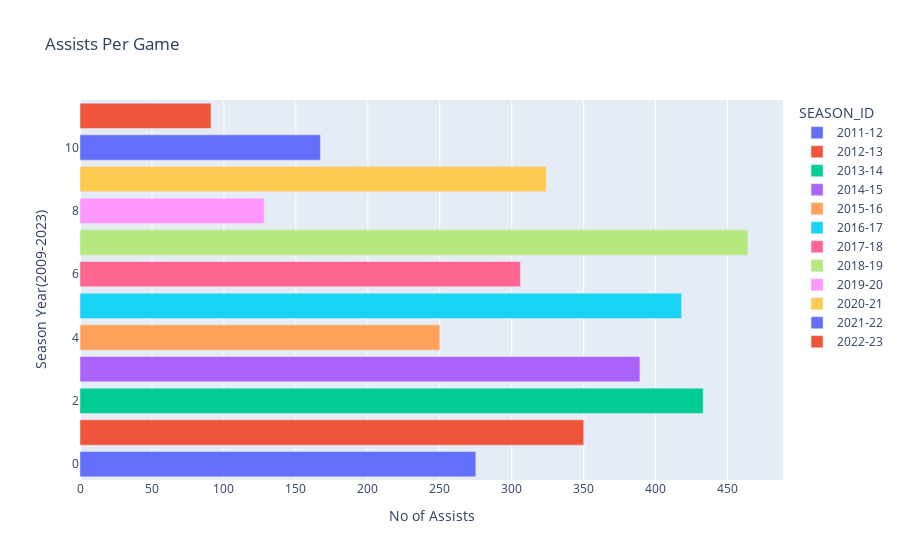

The cell this chart's notebook holds for it:
### Code cell
# Assists Per Game 
fig = px.bar(career_df,x='AST',color='SEASON_ID',title='Assists Per Game',
            labels={
                "AST": "No of Assists",
                "index":"Season Year(2009-2023)"
            })
fig.show()

### Figure 1 — Plotly figure (JSON) as saved in the notebook; plotly's stock layout.template omitted (floating-point values rounded to 4 significant figures)
{"data": [{"alignmentgroup": "True", "hovertemplate": "SEASON_ID=2011-12<br>No of Assists=%{x}<br>Season Year(2009-2023)=%{y}<extra></extra>", "legendgroup": "2011-12", "marker": {"color": "#636efa", "pattern": {"shape": ""}}, "name": "2011-12", "offsetgroup": "2011-12", "orientation": "h", "showlegend": true, "textposition": "auto", "type": "bar", "x": [275], "xaxis": "x", "y": [0], "yaxis": "y"}, {"alignmentgroup": "True", "hovertemplate": "SEASON_ID=2012-13<br>No of Assists=%{x}<br>Season Year(2009-2023)=%{y}<extra></extra>", "legendgroup": "2012-13", "marker": {"color": "#EF553B", "pattern": {"shape": ""}}, "name": "2012-13", "offsetgroup": "2012-13", "orientation": "h", "showlegend": true, "textposition": "auto", "type": "bar", "x": [350], "xaxis": "x", "y": [1], "yaxis": "y"}, {"alignmentgroup": "True", "hovertemplate": "SEASON_ID=2013-14<br>No of Assists=%{x}<br>Season Year(2009-2023)=%{y}<extra></extra>", "legendgroup": "2013-14", "marker": {"color": "#00cc96", "pattern": {"shape": ""}}, "name": "2013-14", "offsetgroup": "2013-14", "orientation": "h", "showlegend": true, "textposition": "auto", "type": "bar", "x": [433], "xaxis": "x", "y": [2], "yaxis": "y"}, {"alignmentgroup": "True", "hovertemplate": "SEASON_ID=2014-15<br>No of Assists=%{x}<br>Season Year(2009-2023)=%{y}<extra></extra>", "legendgroup": "2014-15", "marker": {"color": "#ab63fa", "pattern": {"shape": ""}}, "name": "2014-15", "offsetgroup": "2014-15", "orientation": "h", "showlegend": true, "textposition": "auto", "type": "bar", "x": [389], "xaxis": "x", "y": [3], "yaxis": "y"}, {"alignmentgroup": "True", "hovertemplate": "SEASON_ID=2015-16<br>No of Assists=%{x}<br>Season Year(2009-2023)=%{y}<extra></extra>", "legendgroup": "2015-16", "marker": {"color": "#FFA15A", "pattern": {"shape": ""}}, "name": "2015-16", "offsetgroup": "2015-16", "orientation": "h", "showlegend": true, "textposition": "auto", "type": "bar", "x": [250], "xaxis": "x", "y": [4], "yaxis": "y"}, {"alignmentgroup": "True", "hovertemplate": "SEASON_ID=2016-17<br>No of Assists=%{x}<br>Season Year(2009-2023)=%{y}<extra></extra>", "legendgroup": "2016-17", "marker": {"color": "#19d3f3", "pattern": {"shape": ""}}, "name": "2016-17", "offsetgroup": "2016-17", "orientation": "h", "showlegend": true, "textposition": "auto", "type": "bar", "x": [418], "xaxis": "x", "y": [5], "yaxis": "y"}, {"alignmentgroup": "True", "hovertemplate": "SEASON_ID=2017-18<br>No of Assists=%{x}<br>Season Year(2009-2023)=%{y}<extra></extra>", "legendgroup": "2017-18", "marker": {"color": "#FF6692", "pattern": {"shape": ""}}, "name": "2017-18", "offsetgroup": "2017-18", "orientation": "h", "showlegend": true, "textposition": "auto", "type": "bar", "x": [306], "xaxis": "x", "y": [6], "yaxis": "y"}, {"alignmentgroup": "True", "hovertemplate": "SEASON_ID=2018-19<br>No of Assists=%{x}<br>Season Year(2009-2023)=%{y}<extra></extra>", "legendgroup": "2018-19", "marker": {"color": "#B6E880", "pattern": {"shape": ""}}, "name": "2018-19", "offsetgroup": "2018-19", "orientation": "h", "showlegend": true, "textposition": "auto", "type": "bar", "x": [464], "xaxis": "x", "y": [7], "yaxis": "y"}, {"alignmentgroup": "True", "hovertemplate": "SEASON_ID=2019-20<br>No of Assists=%{x}<br>Season Year(2009-2023)=%{y}<extra></extra>", "legendgroup": "2019-20", "marker": {"color": "#FF97FF", "pattern": {"shape": ""}}, "name": "2019-20", "offsetgroup": "2019-20", "orientation": "h", "showlegend": true, "textposition": "auto", "type": "bar", "x": [128], "xaxis": "x", "y": [8], "yaxis": "y"}, {"alignmentgroup": "True", "hovertemplate": "SEASON_ID=2020-21<br>No of Assists=%{x}<br>Season Year(2009-2023)=%{y}<extra></extra>", "legendgroup": "2020-21", "marker": {"color": "#FECB52", "pattern": {"shape": ""}}, "name": "2020-21", "offsetgroup": "2020-21", "orientation": "h", "showlegend": true, "textposition": "auto", "type": "bar", "x": [324], "xaxis": "x", "y": [9], "yaxis": "y"}, {"alignmentgroup": "True", "hovertemplate": "SEASON_ID=2021-22<br>No of Assists=%{x}<br>Season Year(2009-2023)=%{y}<extra></extra>", "legendgroup": "2021-22", "marker": {"color": "#636efa", "pattern": {"shape": ""}}, "name": "2021-22", "offsetgroup": "2021-22", "orientation": "h", "showlegend": true, "textposition": "auto", "type": "bar", "x": [167], "xaxis": "x", "y": [10], "yaxis": "y"}, {"alignmentgroup": "True", "hovertemplate": "SEASON_ID=2022-23<br>No of Assists=%{x}<br>Season Year(2009-2023)=%{y}<extra></extra>", "legendgroup": "2022-23", "marker": {"color": "#EF553B", "pattern": {"shape": ""}}, "name": "2022-23", "offsetgroup": "2022-23", "orientation": "h", "showlegend": true, "textposition": "auto", "type": "bar", "x": [91], "xaxis": "x", "y": [11], "yaxis": "y"}], "layout": {"barmode": "relative", "legend": {"title": {"text": "SEASON_ID"}, "tracegroupgap": 0}, "title": {"text": "Assists Per Game"}, "xaxis": {"anchor": "y", "domain": [0, 1], "title": {"text": "No of Assists"}}, "yaxis": {"anchor": "x", "domain": [0, 1], "title": {"text": "Season Year(2009-2023)"}}}}
